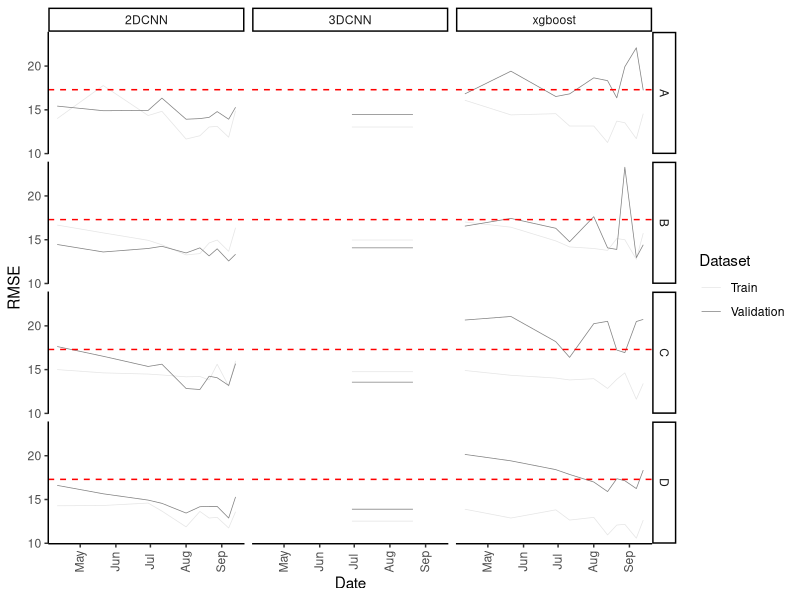

Write the R code that produced this figure.
## ---- chunk 1
library(lubridate)
library(ggplot2)
library(tidyverse)

rice <- read.csv('rice_remote_sensing - Sheet1.csv', header=T)
rice$Date <- as.Date(rice$Date, "%m-%d-%Y")
rice <- subset(rice, Date != "2019-06-13")
rice.long <- rice %>% pivot_longer(c(Train_MSE, Val_MSE))
#rice.long <- rice %>% pivot_longer(c(Train_MSE, Val_MSE, Test_MSE))

#ggplot(rice.long, aes(x=Date, y=sqrt(value), col=name)) + geom_line(size=0.25) + facet_grid(Set~Model) + theme_classic() + geom_hline(yintercept = sqrt(17.3)^2, col="red", lty=2) + scale_color_manual(values = c("black","grey90", "grey50"), name="Dataset", labels=c("Test", "Train", "Validation")) + scale_linetype(name="Fold") + ylab("RMSE") + theme(axis.text.x = element_text(angle = 90, vjust=0.4))#+ geom_point(size=0.3)

ggplot(rice.long, aes(x=Date, y=sqrt(value), col=name)) + geom_line(size=0.25) + facet_grid(Set~Model) + theme_classic() + geom_hline(yintercept = sqrt(17.3)^2, col="red", lty=2) + scale_color_manual(values = c("grey90", "grey50"), name="Dataset", labels=c("Train", "Validation")) + scale_linetype(name="Fold") + ylab("RMSE") + theme(axis.text.x = element_text(angle = 90, vjust=0.4))#+ geom_point(size=0.3)
